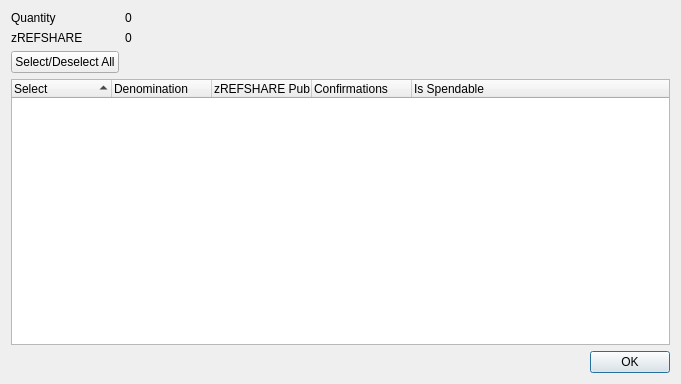
<?xml version="1.0" encoding="UTF-8"?>
<ui version="4.0">
 <class>ZVitControlDialog</class>
 <widget class="QDialog" name="ZVitControlDialog">
  <property name="geometry">
   <rect>
    <x>0</x>
    <y>0</y>
    <width>681</width>
    <height>384</height>
   </rect>
  </property>
  <property name="minimumSize">
   <size>
    <width>681</width>
    <height>384</height>
   </size>
  </property>
  <property name="windowTitle">
   <string>Select zREFSHARE to Spend</string>
  </property>
  <layout class="QGridLayout" name="gridLayout">
   <item row="0" column="0">
    <layout class="QFormLayout" name="formLayout">
     <property name="sizeConstraint">
      <enum>QLayout::SetDefaultConstraint</enum>
     </property>
     <item row="0" column="0">
      <widget class="QLabel" name="labelQuantity">
       <property name="text">
        <string>Quantity</string>
       </property>
      </widget>
     </item>
     <item row="0" column="1">
      <widget class="QLabel" name="labelQuantity_int">
       <property name="text">
        <string>0</string>
       </property>
      </widget>
     </item>
     <item row="1" column="0">
      <widget class="QLabel" name="labelZVit">
       <property name="text">
        <string>zREFSHARE</string>
       </property>
      </widget>
     </item>
     <item row="1" column="1">
      <widget class="QLabel" name="labelZVit_int">
       <property name="text">
        <string>0</string>
       </property>
      </widget>
     </item>
     <item row="2" column="0">
      <widget class="QPushButton" name="pushButtonAll">
       <property name="text">
        <string>Select/Deselect All</string>
       </property>
      </widget>
     </item>
    </layout>
   </item>
   <item row="1" column="0">
    <layout class="QVBoxLayout" name="verticalLayout">
     <item>
      <widget class="QTreeWidget" name="treeWidget">
       <property name="minimumSize">
        <size>
         <width>0</width>
         <height>250</height>
        </size>
       </property>
       <property name="alternatingRowColors">
        <bool>true</bool>
       </property>
       <property name="sortingEnabled">
        <bool>true</bool>
       </property>
       <property name="columnCount">
        <number>5</number>
       </property>
       <attribute name="headerDefaultSectionSize">
        <number>100</number>
       </attribute>
       <column>
        <property name="text">
         <string notr="true">Select</string>
        </property>
       </column>
       <column>
        <property name="text">
         <string notr="true">Denomination</string>
        </property>
       </column>
       <column>
        <property name="text">
         <string notr="true">zREFSHARE Public ID</string>
        </property>
       </column>
       <column>
        <property name="text">
         <string notr="true">Confirmations</string>
        </property>
       </column>
       <column>
        <property name="text">
         <string>Is Spendable</string>
        </property>
       </column>
      </widget>
     </item>
     <item>
      <widget class="QDialogButtonBox" name="buttonBox">
       <property name="orientation">
        <enum>Qt::Horizontal</enum>
       </property>
       <property name="standardButtons">
        <set>QDialogButtonBox::Ok</set>
       </property>
      </widget>
     </item>
    </layout>
   </item>
  </layout>
 </widget>
 <resources/>
 <connections>
  <connection>
   <sender>buttonBox</sender>
   <signal>accepted()</signal>
   <receiver>ZVitControlDialog</receiver>
   <slot>accept()</slot>
   <hints>
    <hint type="sourcelabel">
     <x>248</x>
     <y>254</y>
    </hint>
    <hint type="destinationlabel">
     <x>157</x>
     <y>274</y>
    </hint>
   </hints>
  </connection>
  <connection>
   <sender>buttonBox</sender>
   <signal>rejected()</signal>
   <receiver>ZVitControlDialog</receiver>
   <slot>reject()</slot>
   <hints>
    <hint type="sourcelabel">
     <x>316</x>
     <y>260</y>
    </hint>
    <hint type="destinationlabel">
     <x>286</x>
     <y>274</y>
    </hint>
   </hints>
  </connection>
 </connections>
</ui>
